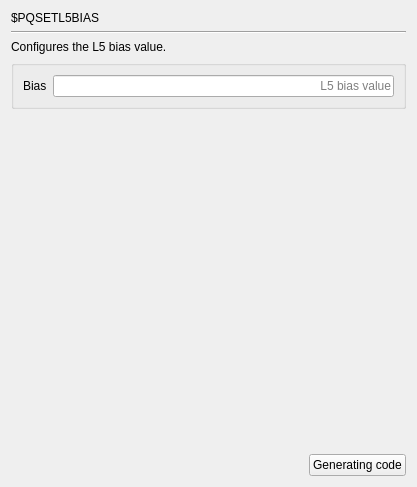
     <widget class="QWidget" name="page_PQSETL5BIAS">
      <layout class="QGridLayout" name="gridLayout_2">
       <item row="0" column="0">
        <widget class="QLabel" name="label_516">
         <property name="text">
          <string>$PQSETL5BIAS</string>
         </property>
        </widget>
       </item>
       <item row="1" column="0" colspan="2">
        <widget class="Line" name="line_134">
         <property name="orientation">
          <enum>Qt::Horizontal</enum>
         </property>
        </widget>
       </item>
       <item row="2" column="0" colspan="2">
        <widget class="QLabel" name="label">
         <property name="text">
          <string>Configures the L5 bias value.</string>
         </property>
        </widget>
       </item>
       <item row="3" column="0" colspan="2">
        <widget class="QGroupBox" name="groupBox_110">
         <property name="title">
          <string/>
         </property>
         <layout class="QGridLayout" name="gridLayout">
          <item row="0" column="0">
           <widget class="QLabel" name="label_2">
            <property name="text">
             <string>Bias</string>
            </property>
           </widget>
          </item>
          <item row="0" column="1">
           <widget class="QLineEdit" name="lineEdit_PQSETL5BIAS">
            <property name="alignment">
             <set>Qt::AlignRight|Qt::AlignTrailing|Qt::AlignVCenter</set>
            </property>
            <property name="placeholderText">
             <string>L5 bias value</string>
            </property>
           </widget>
          </item>
         </layout>
        </widget>
       </item>
       <item row="4" column="1">
        <spacer name="verticalSpacer_134">
         <property name="orientation">
          <enum>Qt::Vertical</enum>
         </property>
         <property name="sizeHint" stdset="0">
          <size>
           <width>20</width>
           <height>339</height>
          </size>
         </property>
        </spacer>
       </item>
       <item row="5" column="0">
        <spacer name="horizontalSpacer_134">
         <property name="orientation">
          <enum>Qt::Horizontal</enum>
         </property>
         <property name="sizeHint" stdset="0">
          <size>
           <width>292</width>
           <height>20</height>
          </size>
         </property>
        </spacer>
       </item>
       <item row="5" column="1">
        <widget class="QPushButton" name="GC_PQSETL5BIAS">
         <property name="text">
          <string>Generating code</string>
         </property>
        </widget>
       </item>
      </layout>
     </widget>
